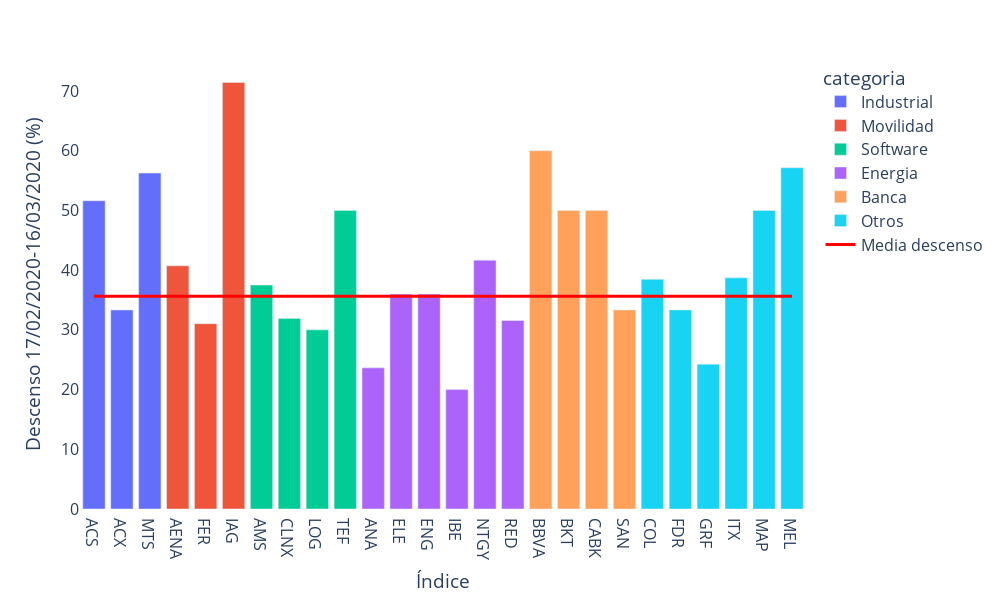

Notebook cell for this chart:
### Code cell
grafico_descenso_por_valor_categoria(df_descenso_empresa)

### Figure 1 — Plotly figure (JSON) as saved in the notebook; plotly's stock layout.template omitted (floating-point values rounded to 4 significant figures)
{"data": [{"alignmentgroup": "True", "hovertemplate": "categoria=Industrial<br>index=%{x}<br>value=%{y}<extra></extra>", "legendgroup": "Industrial", "marker": {"color": "#636efa", "pattern": {"shape": ""}}, "name": "Industrial", "offsetgroup": "Industrial", "orientation": "v", "showlegend": true, "textposition": "auto", "type": "bar", "x": ["ACS", "ACX", "MTS"], "xaxis": "x", "y": [51.61, 33.33, 56.25], "yaxis": "y"}, {"alignmentgroup": "True", "hovertemplate": "categoria=Movilidad<br>index=%{x}<br>value=%{y}<extra></extra>", "legendgroup": "Movilidad", "marker": {"color": "#EF553B", "pattern": {"shape": ""}}, "name": "Movilidad", "offsetgroup": "Movilidad", "orientation": "v", "showlegend": true, "textposition": "auto", "type": "bar", "x": ["AENA", "FER", "IAG"], "xaxis": "x", "y": [40.72, 31.03, 71.43], "yaxis": "y"}, {"alignmentgroup": "True", "hovertemplate": "categoria=Software<br>index=%{x}<br>value=%{y}<extra></extra>", "legendgroup": "Software", "marker": {"color": "#00cc96", "pattern": {"shape": ""}}, "name": "Software", "offsetgroup": "Software", "orientation": "v", "showlegend": true, "textposition": "auto", "type": "bar", "x": ["AMS", "CLNX", "LOG", "TEF"], "xaxis": "x", "y": [37.5, 31.91, 30, 50], "yaxis": "y"}, {"alignmentgroup": "True", "hovertemplate": "categoria=Energia<br>index=%{x}<br>value=%{y}<extra></extra>", "legendgroup": "Energia", "marker": {"color": "#ab63fa", "pattern": {"shape": ""}}, "name": "Energia", "offsetgroup": "Energia", "orientation": "v", "showlegend": true, "textposition": "auto", "type": "bar", "x": ["ANA", "ELE", "ENG", "IBE", "NTGY", "RED"], "xaxis": "x", "y": [23.64, 36, 36, 20, 41.67, 31.58], "yaxis": "y"}, {"alignmentgroup": "True", "hovertemplate": "categoria=Banca<br>index=%{x}<br>value=%{y}<extra></extra>", "legendgroup": "Banca", "marker": {"color": "#FFA15A", "pattern": {"shape": ""}}, "name": "Banca", "offsetgroup": "Banca", "orientation": "v", "showlegend": true, "textposition": "auto", "type": "bar", "x": ["BBVA", "BKT", "CABK", "SAN"], "xaxis": "x", "y": [60, 50, 50, 33.33], "yaxis": "y"}, {"alignmentgroup": "True", "hovertemplate": "categoria=Otros<br>index=%{x}<br>value=%{y}<extra></extra>", "legendgroup": "Otros", "marker": {"color": "#19d3f3", "pattern": {"shape": ""}}, "name": "Otros", "offsetgroup": "Otros", "orientation": "v", "showlegend": true, "textposition": "auto", "type": "bar", "x": ["COL", "FDR", "GRF", "ITX", "MAP", "MEL"], "xaxis": "x", "y": [38.46, 33.33, 24.24, 38.71, 50, 57.14], "yaxis": "y"}, {"line": {"color": "red", "width": 3}, "mode": "lines", "name": "Media descenso", "type": "scatter", "x": ["ACS", "MEL"], "y": [35.61, 35.61]}], "layout": {"autosize": false, "barmode": "relative", "font": {"size": 16}, "height": 600, "legend": {"title": {"text": "categoria"}, "tracegroupgap": 0}, "margin": {"t": 60}, "paper_bgcolor": "white", "plot_bgcolor": "white", "showlegend": true, "width": 1000, "xaxis": {"anchor": "y", "domain": [0, 1], "title": {"text": "Índice"}}, "yaxis": {"anchor": "x", "domain": [0, 1], "title": {"text": "Descenso 17/02/2020-16/03/2020 (%)"}}}}
